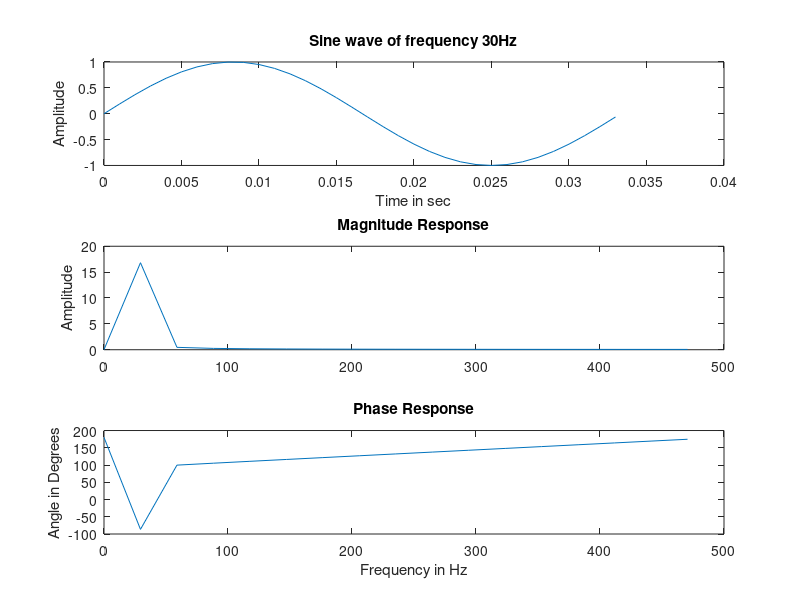

MATLAB code for this plot:
clc; clear all; close all; 
frq = 30;
Fs = 1000;
t = 0:1/Fs:1/frq; 
x = sin(2*pi*frq*t);
X = fft(x);  
l = length(X)/2;
f = (0:(l-1))*Fs/(2*l);
subplot(311), plot(t, x);
title('Sine wave of frequency 30Hz'); 
xlabel('Time in sec');ylabel('Amplitude'); 
subplot(312), plot(f,abs(X(1:l)));
title('Magnitude Response'); ylabel('Amplitude'); 
ang=(angle(X(1:l)) * (180/pi));
subplot(313), plot(f, ang);
title('Phase Response');xlabel('Frequency in Hz'); ylabel('Angle in Degrees');
